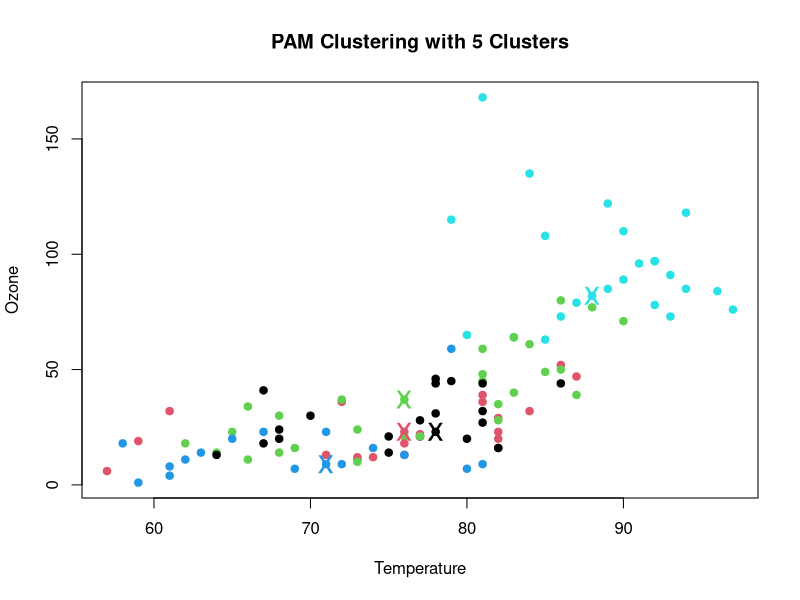

Source code (R):
library(cluster)
data(airquality)
X <- airquality[, c("Ozone", "Solar.R", "Wind", "Temp")]
X <- na.omit(X)
numClusters <- 5
pam_model <- pam(X, k = numClusters)
plot(X[, "Temp"], X[, "Ozone"], col = pam_model$clustering, pch = 19, 
     main = paste("PAM Clustering with", numClusters, "Clusters"),
     xlab = "Temperature", ylab = "Ozone")
points(X[pam_model$id.med, "Temp"], X[pam_model$id.med, "Ozone"], 
       col = 1:numClusters, pch = 'x', cex = 2)
